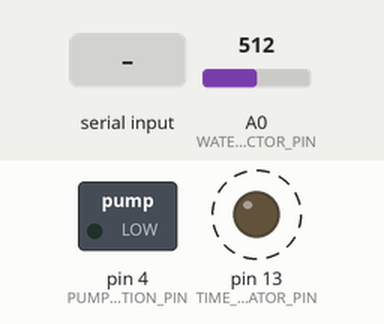
This sketch was run on a simulated Arduino Uno, built with avr-gcc and run on an emulated ATmega328P. Shown: switched loads named in the sketch (green lamp = pin HIGH), output pins drawn as LEDs (lit = HIGH). Dashed ring = blinking. The test bench sets the inputs (shaded band); at power-on: A0 (WATER_DETECTOR_PIN) = 512. What the sketch prints to the serial monitor is not drawn.

Above: at 1.2 s.
1.3 s: byte 65 (ACTIVATION_CHAR) received over Serial
Timing chart, 0 to 9.5 s (numbered marks = the images above; inputs shaded):
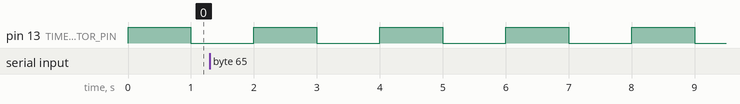

Measured:
- by itself, pin 13 (TIME_INDICATOR_PIN): alternates HIGH for 1.0 s and LOW for 1.0 s

The sketch:

arduino_pump_control.ino
```cpp
#include <avr/wdt.h>

#define WATER_DETECTOR_PIN A0
#define PUMP_ACTIVATION_PIN 4
#define NUM_SECONDS_TO_ACTIVATE 172800
#define MAX_TIME_PUMP_ACTIVE 5
#define TIME_INDICATOR_PIN 13
#define ACTIVATION_CHAR 'A'

enum state {
  WAITING,
  PUMP_ACTIVE,
  CRITICAL_FAILURE
};
typedef enum state state;

state CURRENT_STATE = WAITING;
volatile unsigned long SECONDS_PASSED = 0;
volatile int NEW_SECOND_FLAG = 0;

void setup_interrupt_one_sec() {
  TCCR1A = _BV(COM1B1) | _BV(WGM11) | _BV(WGM10);
  TCCR1B = _BV(WGM13) | _BV(WGM12) | _BV(CS12);
  TIMSK1 = _BV(OCIE1A);
  OCR1A = 0xF424;
  OCR1B = 0x0064;
}

void setup_watchdog() {
  wdt_enable(WDTO_2S);
}

ISR( TIMER1_COMPA_vect )
{
  NEW_SECOND_FLAG = 1;
  SECONDS_PASSED++;
}

void setup() {
  pinMode(PUMP_ACTIVATION_PIN, OUTPUT);
  pinMode(TIME_INDICATOR_PIN, OUTPUT);
  digitalWrite(TIME_INDICATOR_PIN, LOW);
  setup_interrupt_one_sec();
  setup_watchdog();
  Serial.begin(9600);
}

void loop() {
  int WATER_DETECTION_STATE = analogRead(WATER_DETECTOR_PIN);

  if (NEW_SECOND_FLAG) {
    if(CURRENT_STATE != CRITICAL_FAILURE)digitalWrite(TIME_INDICATOR_PIN, SECONDS_PASSED % 2);
    NEW_SECOND_FLAG = 0;
  }

  switch(CURRENT_STATE) {
    case WAITING:
      while(Serial.available() > 0) {
        char c = Serial.read();
        if (c == ACTIVATION_CHAR) {
          CURRENT_STATE = PUMP_ACTIVE;
          SECONDS_PASSED = 0;
          Serial.println("Activating pump...");
        }
      }
      break;
    case PUMP_ACTIVE:
      if (WATER_DETECTION_STATE > 800) {
        //Serial.println("Waiting for water");
        if (SECONDS_PASSED > MAX_TIME_PUMP_ACTIVE) CURRENT_STATE = CRITICAL_FAILURE;
        digitalWrite(PUMP_ACTIVATION_PIN, HIGH);
      } else {
        Serial.println("Water found. Turning off");
        digitalWrite(PUMP_ACTIVATION_PIN, LOW);
        CURRENT_STATE = WAITING;
        SECONDS_PASSED = 0;
      }
      break;
    case CRITICAL_FAILURE:
      Serial.println("No water found after timeout. Turning off");
      digitalWrite(PUMP_ACTIVATION_PIN, LOW);
      CURRENT_STATE = WAITING;
      break;
    default:
      break;
  }
  wdt_reset();
}
```
